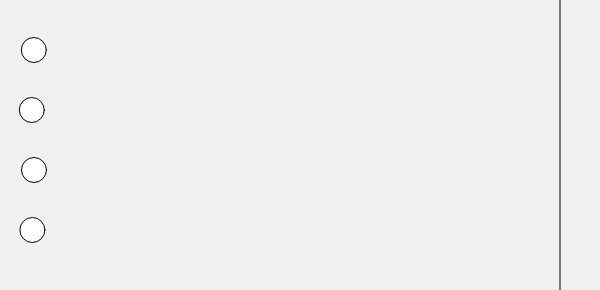
Frame 1 (no input)
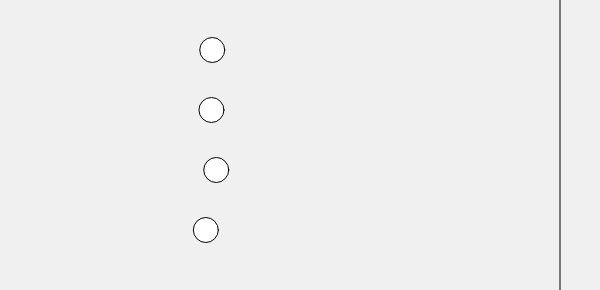
Frame 60 (no input)
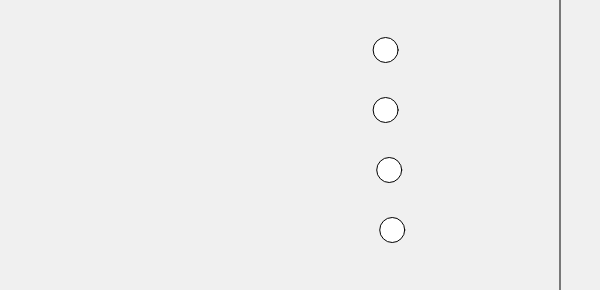
Frame 120 (the mouse pressed at the canvas centre since frame 60)

The p5.js sketch that drew these frames (run headless with seeded random() and noise() and a simulated clock; from frame 60 on, the mouse is pressed at the canvas centre):

// p5.js sketch
// ── sketch.js
let racerXs = [30, 30, 30, 30];
let startY = 50;
let yStep = 60;
let finishX = 560;
function setup() {
  createCanvas(600, startY + yStep * racerXs.length);
}

function draw() {
  background(240);
  line(finishX, 0, finishX, height);
  for (let i = 0; i < racerXs.length; i++) {
    let y = startY + yStep * i;
    if (racerXs[i] < finishX) {
      racerXs[i] += random(1, 5);
      if (keyIsDown(RIGHT_ARROW)) {
        racerXs[i] += random(1, 3)
      }
      if (keyIsDown(LEFT_ARROW)) {
        racerXs[i] -= random(1, 3)
      }
    }
    circle(racerXs[i], y, 25);
  }

}
